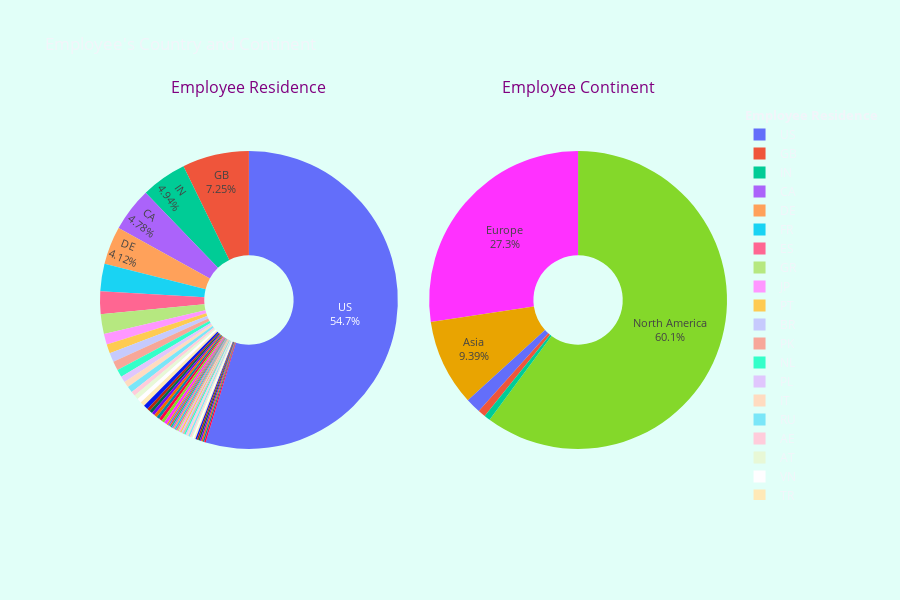

Notebook code for this chart:
### Code cell
fig = make_subplots(rows=1, cols=2, specs=[[{'type': 'domain'}, {'type': 'domain'}]],
                    subplot_titles=("Plot 1", "Plot 2"),
                    vertical_spacing=0.15,
                    horizontal_spacing=0.05)

fig.add_trace(go.Pie(labels=data['employee_residence'].value_counts().index,
                     values=data['employee_residence'].value_counts().values,
                     name="Employee Residence",
                     legendgroup="Employee Residence",
                     legendgrouptitle_text=f'<b>Employee Residence</b>'),
              1, 1)

fig.add_trace(go.Pie(labels=data['employee_continent'].value_counts().index,
                     values=data['employee_continent'].value_counts().values,
                     name="Employee Continent",
                     legendgroup="Employee Continent",
                     legendgrouptitle_text=f'<b>Employee Continent</b>'),
              1, 2)

fig.update_traces(hole=.30, textposition='inside', hoverinfo='percent+label+name', textinfo='percent+label')

fig.update_layout(
    title_text="Employee's Country and Continent",
    uniformtext_minsize=10,
    uniformtext_mode='hide',
    height=600,
    margin={"l": 100, "r": 100, "t": 100, "b": 100},
    paper_bgcolor="rgb(225, 255, 248)"
)

names = {'Plot 1': 'Employee Residence', 'Plot 2': 'Employee Continent'}

fig.for_each_annotation(lambda a: a.update(text=names[a.text]))
fig.update_annotations(font_size=16, font_color='Purple')
fig.show()

### Figure 1 — Plotly figure (JSON) as saved in the notebook; plotly's stock layout.template omitted (floating-point values rounded to 4 significant figures)
{"data": [{"labels": ["US", "GB", "IN", "CA", "DE", "FR", "ES", "GR", "JP", "PT", "BR", "PK", "NL", "PL", "IT", "RU", "AE", "AT", "VN", "TR", "AU", "RO", "BE", "SG", "SI", "DK", "HU", "NG", "MX", "BO", "MY", "TN", "IE", "DZ", "AR", "CZ", "JE", "LU", "PR", "RS", "EE", "CL", "HK", "KE", "MD", "CO", "IR", "CN", "MT", "UA", "IQ", "HN", "BG", "HR", "PH", "NZ", "CH"], "legendgroup": "Employee Residence", "legendgrouptitle": {"text": "<b>Employee Residence</b>"}, "name": "Employee Residence", "values": [332, 44, 30, 29, 25, 18, 15, 13, 7, 6, 6, 6, 5, 4, 4, 4, 3, 3, 3, 3, 3, 2, 2, 2, 2, 2, 2, 2, 2, 1, 1, 1, 1, 1, 1, 1, 1, 1, 1, 1, 1, 1, 1, 1, 1, 1, 1, 1, 1, 1, 1, 1, 1, 1, 1, 1, 1], "type": "pie", "domain": {"x": [0.0, 0.475], "y": [0.0, 1.0]}, "hole": 0.3, "hoverinfo": "percent+label+name", "textinfo": "percent+label", "textposition": "inside"}, {"labels": ["North America", "Europe", "Asia", "South America", "Africa", "Oceania"], "legendgroup": "Employee Continent", "legendgrouptitle": {"text": "<b>Employee Continent</b>"}, "name": "Employee Continent", "values": [365, 166, 57, 10, 5, 4], "type": "pie", "domain": {"x": [0.525, 1.0], "y": [0.0, 1.0]}, "hole": 0.3, "hoverinfo": "percent+label+name", "textinfo": "percent+label", "textposition": "inside"}], "layout": {"annotations": [{"font": {"size": 16, "color": "Purple"}, "showarrow": false, "text": "Employee Residence", "x": 0.2375, "xanchor": "center", "xref": "paper", "y": 1.0, "yanchor": "bottom", "yref": "paper"}, {"font": {"size": 16, "color": "Purple"}, "showarrow": false, "text": "Employee Continent", "x": 0.7625, "xanchor": "center", "xref": "paper", "y": 1.0, "yanchor": "bottom", "yref": "paper"}], "title": {"text": "Employee's Country and Continent"}, "uniformtext": {"minsize": 10, "mode": "hide"}, "margin": {"l": 100, "r": 100, "t": 100, "b": 100}, "height": 600, "paper_bgcolor": "rgb(225, 255, 248)"}}
